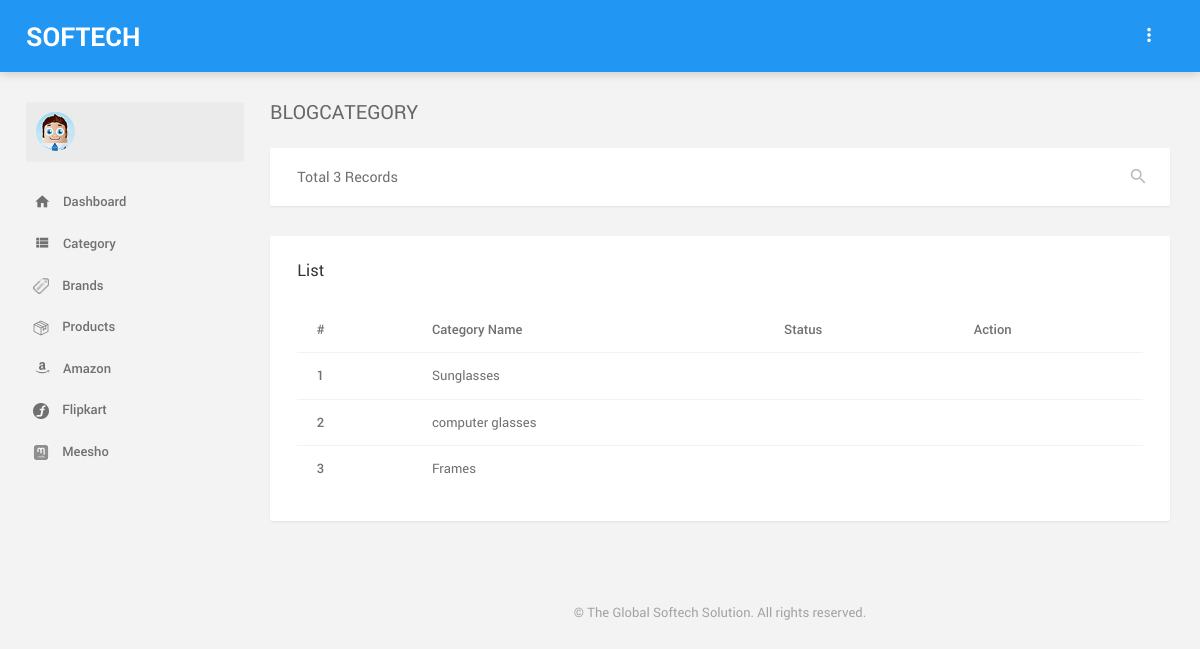
The page /index.php/sysadmin/blogcategory on the database its author committed.
### tables this page shows
CREATE TABLE `tbl_blogcategory` (
  `bcat_id` int(11) NOT NULL,
  `bcat_name` varchar(255) NOT NULL,
  `url_slug` varchar(255) NOT NULL,
  `status` varchar(15) NOT NULL,
  `date_added` datetime NOT NULL,
  `date_modified` datetime NOT NULL DEFAULT current_timestamp()
);

### application/core/MY_Controller.php (called while the page is built, shortened)
<?php defined('BASEPATH') OR exit('No direct script access allowed');
class MY_Controller extends CI_Controller
{
  protected $data = array();
  function __construct()
  {
    $this->data['page_title'] = '';
  }
  protected function render($the_view = NULL,$template_path = NULL, $template = 'master')
  {
    if($template == 'json' || $this->input->is_ajax_request())
    {
      header('Content-Type: application/json');
      echo json_encode($this->data);
    }
    elseif(is_null($template))
    {
      $this->load->view($the_view,$this->data);
    }
    else
    {
      $this->data['the_view_content'] = (is_null($the_view)) ? '' : $this->load->view($the_view,$this->data, TRUE);
      $this->load->view($template_path.'/'.$template.'_view', $this->data);
    }
  }
}
class Admin_Controller extends MY_Controller
{
	protected function render($the_view = NULL,$template_path='templates', $template = 'admin_master'){
		parent::render($the_view,$template_path,$template);
	}
}

### application/controllers/sysadmin/Blogcategory.php (called while the page is built, shortened)
<?php
class Blogcategory extends Admin_Controller
{
    public function index()
    {
		$config['per_page'] = RECORD_PER_PAGE;
		$page = ($this->uri->segment(PAGINATION_URI_SEGMENT)) ? $this->uri->segment(PAGINATION_URI_SEGMENT) : 0;
		$this->data['blogcategory'] = $this->blogcategory_model->selectdata("*",array(),'ORDER BY bcat_id DESC',$page,$config["per_page"]);
        $this->render('sysadmin/blogcategory/list_blogcategory_view');
	}
}

### index.php (called while the page is built, shortened)
<?php
require_once BASEPATH.'core/CodeIgniter.php';

### application/models/Blogcategory_model.php (called while the page is built, shortened)
<?php if ( ! defined('BASEPATH')) exit('No direct script access allowed');
class Blogcategory_model extends CI_Model{
 protected $table_name = "tbl_blogcategory";
function selectdata($column, $cond, $search,$start="",$limit=""){
	    $limitcond='';
		$condStrArr = array();
 		$condStr = implode(" and ", $condStrArr);
		if($limit!='' || $start!=''){
			$limitcond=' LIMIT '.$start.','.$limit;
		}
 		$sql = "select $column from ".$this->table_name." where 1=1  $condStr $search $limitcond";
        $query_result=$this->db->query($sql);
		$result = $query_result->result();
	    return $result;
 }
}
?>

### application/views/sysadmin/blogcategory/list_blogcategory_view.php (the view, shortened to what this page needs)
<header class="content__title">
  <h1><?php echo $page_title; ?></h1>
</header>
<div class="toolbar">
  <div class="toolbar__label"><span class="hidden-xs-down">Total</span> <?php echo count($total_record); ?> Records</div>
  <div class="actions"> <i class="actions__item zmdi zmdi-search" data-ma-action="toolbar-search-open"></i>
  </div>
</div>
<div class="card">
  <div class="card-header">
    <h2 class="card-title">List</h2>
  </div>
  <div class="card-block">
    <div class="table-responsive">
      <table class="table mb-0">
        <thead>
          <tr>
            <th>#</th>
            <th>Category Name</th>
            <th>Status</th>
            <th>Action</th>
          </tr>
        </thead>
        <tbody id="list_search_result">
          <?php
          $i = 1;
          if (!empty($blogcategory)) {
            foreach ($blogcategory as $pc) {
              ?>
              <tr>
                <th scope="row"><?php echo $i; ?></th>
                <td><?php echo $pc->bcat_name; ?></td>
                <td>
                </td>
                <td>
                </td>
              </tr>
              <?php $i++;
            }
          } else { ?>
            <tr>
              <td colspan="5" align="center">No record found...</td>
            </tr>
          <?php } ?>
        </tbody>
      </table>
      <table>
        <tr>
          <td colspan="5" align="right" style="font-size:12px;">
          </td>
        </tr>
      </table>
    </div>
  </div>
</div>

### rows shown on the page
tbl_blogcategory: bcat_name "Sunglasses"
tbl_blogcategory: bcat_name "computer glasses"
tbl_blogcategory: bcat_name "Frames"

### other values the page prints
MY_APP "SOFTECH"
$page_title "BLOGCATEGORY"
count($total_record) "3"
